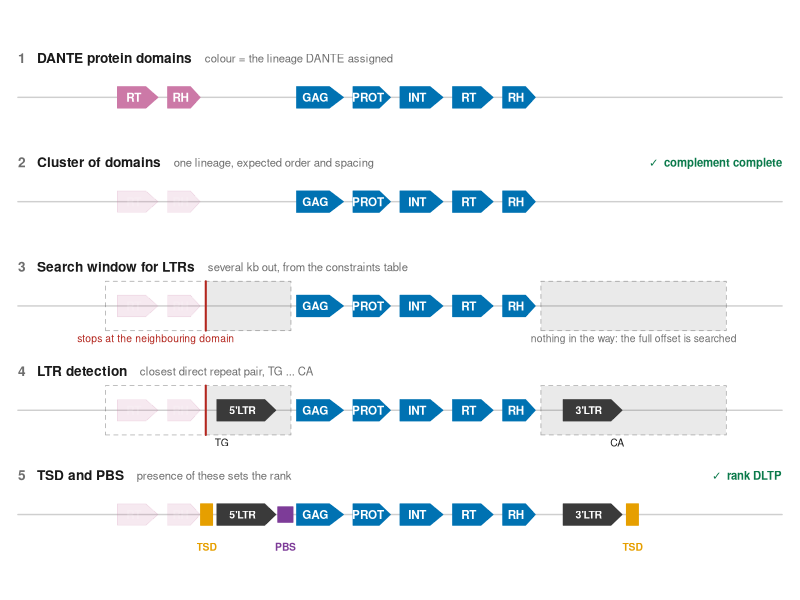
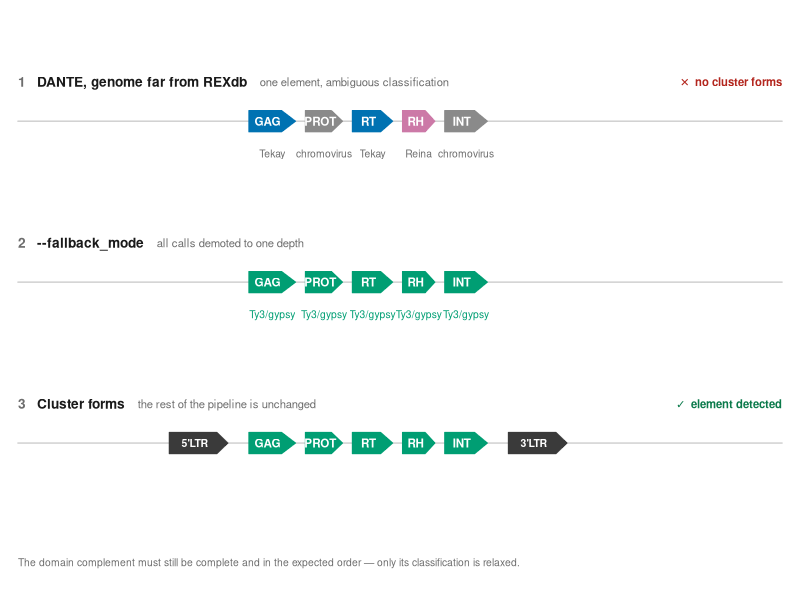
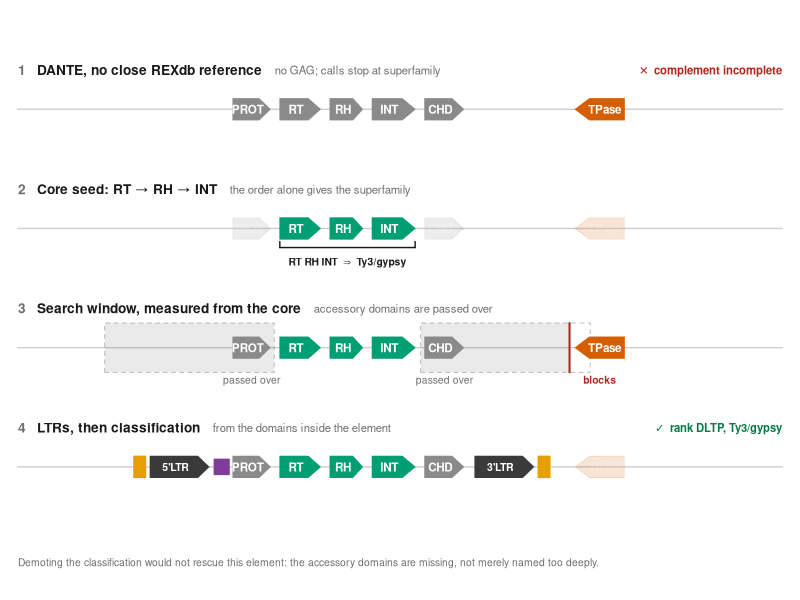

These charts were generated, in order, by the following R code:
#!/usr/bin/env Rscript
# make_readme_figures.R -- generate the three detection-mode diagrams used in
# README.md.  Base R graphics only, so it needs nothing beyond the runtime
# dante_ltr already depends on.
#
#   utils/make_readme_figures.R [output_dir]     (default: repository root)
#
# Produces:
#   dante_ltr_workflow.png    the default lineage-keyed pipeline (Principle)
#   dante_ltr_fallback.png    what --fallback_mode changes
#   dante_ltr_core.png        what --mode core changes
#
# The three share one visual vocabulary -- same domain glyph, same colours,
# same stage layout -- so a reader moving between README sections can compare
# them directly.
#
# Sizing: these are read inside a GitHub README column, roughly 900 px wide,
# so they are drawn at 2x that and every text size is chosen to stay legible
# after the browser halves them.  The stage caption sits *above* its track
# rather than in a left-hand gutter, which hands the genome track the full
# width -- the gutter was costing a fifth of the figure and shrinking every
# glyph with it.
#
# Domain orders follow databases/lineage_domain_order.csv:
#   Ty1/copia          GAG PROT INT RT RH
#   Ty3/gypsy chromo   GAG PROT RT RH INT CHD

args <- commandArgs(trailingOnly = TRUE)
OUTDIR <- if (length(args) >= 1) args[1] else "."

# --- palette --------------------------------------------------------------
# Okabe-Ito, which stays distinguishable under the common forms of colour
# blindness.  Classification colours and structural-feature colours are kept
# disjoint so that a colour never means two things.
COL <- list(
  lin1    = "#0072B2",  # blue            a REXdb lineage
  lin2    = "#56B4E9",  # sky blue        another lineage
  lin3    = "#D55E00",  # vermillion      another lineage
  lin4    = "#CC79A7",  # reddish purple  another lineage
  sfam    = "#009E73",  # bluish green    superfamily-level call
  shallow = "#8A8A8A",  # grey            not resolved to lineage depth
  ltr     = "#3A3A3A",  # structural: long terminal repeat
  tsd     = "#E69F00",  # structural: target site duplication
  pbs     = "#7D3C98",  # structural: primer binding site
  rule    = "#CFCFCF",  # genome line
  ink     = "#1A1A1A",
  muted   = "#6E6E6E",
  ok      = "#0B7A4B",
  no      = "#B3261E"
)

FADE <- 0.16   # opacity of context that is not being acted on

# --- geometry -------------------------------------------------------------
TRACK_X <- 2      # the track now spans essentially the whole figure
TRACK_W <- 96
DH      <- 3.6    # domain glyph height
LAB_DY  <- 6.6    # caption sits this far above its track
NOTE_DY <- 5.4    # annotations sit this far below it

CEX_TITLE <- 0.82
CEX_SUB   <- 0.68
CEX_DOM   <- 0.70
CEX_NOTE  <- 0.62

# --- primitives -----------------------------------------------------------

new_panel <- function() {
  par(mar = c(0.1, 0.1, 0.1, 0.1), xaxs = "i", yaxs = "i", family = "sans")
  plot(NA, xlim = c(0, 100), ylim = c(0, 100), type = "n",
       axes = FALSE, xlab = "", ylab = "")
}

#' y centre of stage i (1 = top), for a panel of n stages.
row_y <- function(n, top, bottom) {
  if (n == 1) return((top + bottom) / 2)
  top - (seq_len(n) - 1) * (top - bottom) / (n - 1)
}

#' Caption line above a track: "n  Title  sub-label", with an optional
#' right-aligned outcome.
stage_label <- function(i, y, title, sub = NULL, verd = NULL, ok = TRUE) {
  yy <- y + LAB_DY
  num <- as.character(i)
  text(TRACK_X, yy, num, adj = c(0, 0.5), cex = CEX_TITLE, font = 2,
       col = COL$muted)
  x <- TRACK_X + strwidth(num, cex = CEX_TITLE, font = 2) + 1.4
  text(x, yy, title, adj = c(0, 0.5), cex = CEX_TITLE, font = 2,
       col = COL$ink)
  if (!is.null(sub)) {
    x <- x + strwidth(title, cex = CEX_TITLE, font = 2) + 1.6
    text(x, yy, sub, adj = c(0, 0.5), cex = CEX_SUB, col = COL$muted)
  }
  if (!is.null(verd)) {
    text(TRACK_X + TRACK_W, yy,
         paste0(if (ok) "✓  " else "✕  ", verd),
         adj = c(1, 0.5), cex = CEX_SUB, col = if (ok) COL$ok else COL$no,
         font = 2)
  }
}

genome_line <- function(y, x0 = TRACK_X, x1 = TRACK_X + TRACK_W) {
  segments(x0, y, x1, y, col = COL$rule, lwd = 1.4)
}

#' Readable label colour for a given fill.
ink_on <- function(col) {
  v <- col2rgb(col) / 255
  lum <- 0.2126 * v[1] + 0.7152 * v[2] + 0.0722 * v[3]
  if (lum > 0.6) "#12212B" else "#FFFFFF"
}

#' One protein domain, drawn as a chevron pointing in the strand direction.
domain <- function(x, w, y, label, col, dir = 1, alpha = 1, cex = CEX_DOM) {
  tip <- min(w * 0.30, 1.8)
  if (dir >= 0) {
    xs <- c(x, x + w - tip, x + w, x + w - tip, x)
  } else {
    xs <- c(x + w, x + tip, x, x + tip, x + w)
  }
  ys <- c(y - DH / 2, y - DH / 2, y, y + DH / 2, y + DH / 2)
  polygon(xs, ys, col = adjustcolor(col, alpha),
          border = adjustcolor(col, alpha), lwd = 0.8)
  text(x + w / 2 + (if (dir >= 0) -tip / 3 else tip / 3), y, label, cex = cex,
       col = adjustcolor(ink_on(col), alpha), font = 2)
}

#' Draw a run of domains from a data.frame(x, w, label, col, dir).
domains <- function(d, y, alpha = 1, ...) {
  for (i in seq_len(nrow(d))) {
    domain(d$x[i], d$w[i], y, d$label[i], d$col[i],
           dir = if ("dir" %in% names(d)) d$dir[i] else 1, alpha = alpha, ...)
  }
}

#' The window searched for an LTR.
#'
#' The constraints table allows the search to run several kb out from the
#' element -- `x_offset` -- but it stops at the first annotated domain in the
#' way.  Both extents are drawn: the dashed outline is what the table allows,
#' the filled part is what is actually searched, and a bar marks where a
#' domain cut it short.  Accessory domains the walk may pass lie *inside* the
#' filled part.
search_window <- function(x_inner, x_offset, y, x_block = NULL) {
  h <- DH * 1.15
  lo <- min(x_inner, x_offset); hi <- max(x_inner, x_offset)
  rect(lo, y - h, hi, y + h, col = NA, border = adjustcolor(COL$ltr, 0.40),
       lty = 2, lwd = 0.8)
  if (is.null(x_block)) {
    slo <- lo; shi <- hi
  } else if (x_offset < x_inner) {
    slo <- x_block; shi <- x_inner
  } else {
    slo <- x_inner; shi <- x_block
  }
  rect(slo, y - h, shi, y + h, col = adjustcolor(COL$ltr, 0.10), border = NA)
  if (!is.null(x_block)) {
    segments(x_block, y - h, x_block, y + h, col = COL$no, lwd = 2.0)
  }
}

#' A long terminal repeat.
ltr <- function(x, w, y, label = NULL, alpha = 1) {
  tip <- min(w * 0.24, 1.4)
  xs <- c(x, x + w - tip, x + w, x + w - tip, x)
  ys <- c(y - DH / 2, y - DH / 2, y, y + DH / 2, y + DH / 2)
  polygon(xs, ys, col = adjustcolor(COL$ltr, alpha),
          border = adjustcolor(COL$ltr, alpha), lwd = 0.8)
  if (!is.null(label)) {
    text(x + w / 2 - tip / 3, y, label, cex = CEX_DOM * 0.9,
         col = adjustcolor("white", alpha), font = 2)
  }
}

tsd_mark <- function(x, y, w = 1.5) {
  rect(x - w / 2, y - DH / 2, x + w / 2, y + DH / 2,
       col = COL$tsd, border = COL$tsd)
}

pbs_mark <- function(x, y, w = 1.9) {
  rect(x - w / 2, y - DH / 2 * 0.72, x + w / 2, y + DH / 2 * 0.72,
       col = COL$pbs, border = COL$pbs)
}

note <- function(x, y, text, cex = CEX_NOTE, col = COL$muted,
                 adj = c(0.5, 0.5), font = 1) {
  text(x, y, text, cex = cex, col = col, adj = adj, font = font)
}

#' Bracket under a span, used to mark the core triplet.
brace <- function(x0, x1, y, label, col = COL$ink) {
  yy <- y - DH / 2 - 1.4
  segments(x0, yy, x1, yy, col = col, lwd = 1.4)
  segments(c(x0, x1), yy, c(x0, x1), yy + 1.0, col = col, lwd = 1.4)
  text((x0 + x1) / 2, yy - 2.6, label, cex = CEX_NOTE, col = col, font = 2)
}

open_png <- function(file, width_px, height_px, res = 170) {
  png(file.path(OUTDIR, file), width = width_px, height = height_px,
      res = res, type = "cairo", bg = "white")
}

#' Lay a run of domains out left to right from x0.
run <- function(x0, labels, widths, col, gap = 1.2, dir = 1) {
  xs <- numeric(length(widths))
  xs[1] <- x0
  for (i in seq_along(widths)[-1]) xs[i] <- xs[i - 1] + widths[i - 1] + gap
  data.frame(x = xs, w = widths, label = labels, col = col, dir = dir,
             stringsAsFactors = FALSE)
}

W_GAG <- 5.9; W_PROT <- 4.7; W_INT <- 5.4; W_RT <- 5.1; W_RH <- 4.1
W_CHD <- 4.9; W_LTR <- 7.4


# =========================================================================
# Figure 1 -- the default, lineage-keyed pipeline
# =========================================================================
fig_workflow <- function() {
  open_png("dante_ltr_workflow.png", 1800, 900)
  new_panel()

  ys <- row_y(5, top = 84, bottom = 14)

  h <- run(37, c("GAG", "PROT", "INT", "RT", "RH"),
           c(W_GAG, W_PROT, W_INT, W_RT, W_RH), COL$lin1)
  hx0 <- min(h$x); hx1 <- max(h$x + h$w)              # 37 .. 66.8
  nb <- run(14.5, c("RT", "RH"), c(W_RT, W_RH), COL$lin4)
  nb_end <- max(nb$x + nb$w)                          # 24.9

  w5_off <- hx0 - 24; w5_in <- hx0 - 0.7; w5_block <- nb_end + 0.7
  w3_in  <- hx1 + 0.7; w3_off <- hx1 + 24

  x_ltr5 <- 27.0; x_ltr3 <- 70.5

  # 1 -- DANTE input
  stage_label(1, ys[1], "DANTE protein domains",
              "colour = the lineage DANTE assigned")
  genome_line(ys[1]); domains(nb, ys[1]); domains(h, ys[1])

  # 2 -- cluster
  stage_label(2, ys[2], "Cluster of domains",
              "one lineage, expected order and spacing",
              verd = "complement complete", ok = TRUE)
  genome_line(ys[2]); domains(nb, ys[2], alpha = FADE); domains(h, ys[2])

  # 3 -- search window
  stage_label(3, ys[3], "Search window for LTRs",
              "several kb out, from the constraints table")
  genome_line(ys[3])
  search_window(w5_in, w5_off, ys[3], x_block = w5_block)
  search_window(w3_in, w3_off, ys[3])
  domains(nb, ys[3], alpha = FADE); domains(h, ys[3])
  note((w5_off + w5_block) / 2, ys[3] - NOTE_DY,
       "stops at the neighbouring domain", col = COL$no)
  note((w3_in + w3_off) / 2, ys[3] - NOTE_DY,
       "nothing in the way: the full offset is searched")

  # 4 -- LTRs
  stage_label(4, ys[4], "LTR detection",
              "closest direct repeat pair, TG ... CA")
  genome_line(ys[4])
  search_window(w5_in, w5_off, ys[4], x_block = w5_block)
  search_window(w3_in, w3_off, ys[4])
  ltr(x_ltr5, W_LTR, ys[4], "5'LTR"); ltr(x_ltr3, W_LTR, ys[4], "3'LTR")
  domains(nb, ys[4], alpha = FADE); domains(h, ys[4])
  note(x_ltr5 + 0.6, ys[4] - NOTE_DY, "TG", col = COL$ink)
  note(x_ltr3 + W_LTR - 0.6, ys[4] - NOTE_DY, "CA", col = COL$ink)

  # 5 -- TSD / PBS
  stage_label(5, ys[5], "TSD and PBS",
              "presence of these sets the rank",
              verd = "rank DLTP", ok = TRUE)
  genome_line(ys[5]); domains(nb, ys[5], alpha = FADE)
  ltr(x_ltr5, W_LTR, ys[5], "5'LTR"); ltr(x_ltr3, W_LTR, ys[5], "3'LTR")
  domains(h, ys[5])
  tsd_mark(x_ltr5 - 1.3, ys[5]); tsd_mark(x_ltr3 + W_LTR + 1.3, ys[5])
  pbs_mark(hx0 - 1.4, ys[5])
  note(x_ltr5 - 1.3, ys[5] - NOTE_DY, "TSD", col = COL$tsd, font = 2)
  note(x_ltr3 + W_LTR + 1.3, ys[5] - NOTE_DY, "TSD", col = COL$tsd, font = 2)
  note(hx0 - 1.4, ys[5] - NOTE_DY, "PBS", col = COL$pbs, font = 2)

  dev.off()
}


# =========================================================================
# Figure 2 -- --fallback_mode
# =========================================================================
fig_fallback <- function() {
  open_png("dante_ltr_fallback.png", 1800, 610)
  new_panel()

  ys <- row_y(3, top = 80, bottom = 26)

  # one Ty3/gypsy chromovirus element: two closely related lineages plus
  # domains DANTE could not resolve below chromovirus
  el <- run(31, c("GAG", "PROT", "RT", "RH", "INT"),
            c(W_GAG, W_PROT, W_RT, W_RH, W_INT), COL$lin1)
  el$col <- c(COL$lin1, COL$shallow, COL$lin1, COL$lin4, COL$shallow)
  calls  <- c("Tekay", "chromovirus", "Tekay", "Reina", "chromovirus")
  x_mid  <- el$x + el$w / 2
  ex0 <- min(el$x); ex1 <- max(el$x + el$w)

  # 1 -- the problem
  stage_label(1, ys[1], "DANTE, genome far from REXdb",
              "one element, ambiguous classification",
              verd = "no cluster forms", ok = FALSE)
  genome_line(ys[1]); domains(el, ys[1])
  for (i in seq_len(nrow(el))) note(x_mid[i], ys[1] - NOTE_DY, calls[i])

  # 2 -- demotion
  stage_label(2, ys[2], "--fallback_mode",
              "all calls demoted to one depth")
  genome_line(ys[2])
  el2 <- el; el2$col <- COL$sfam
  domains(el2, ys[2])
  for (i in seq_len(nrow(el))) {
    note(x_mid[i], ys[2] - NOTE_DY, "Ty3/gypsy", col = COL$sfam)
  }

  # 3 -- cluster forms, pipeline continues
  stage_label(3, ys[3], "Cluster forms",
              "the rest of the pipeline is unchanged",
              verd = "element detected", ok = TRUE)
  genome_line(ys[3]); domains(el2, ys[3])
  ltr(ex0 - W_LTR - 2.6, W_LTR, ys[3], "5'LTR")
  ltr(ex1 + 2.6, W_LTR, ys[3], "3'LTR")

  note(TRACK_X, 6, paste("The domain complement must still be complete and",
                         "in the expected order — only its classification",
                         "is relaxed."), adj = c(0, 0.5))

  dev.off()
}


# =========================================================================
# Figure 3 -- --mode core
# =========================================================================
fig_core <- function() {
  open_png("dante_ltr_core.png", 1800, 790)
  new_panel()

  ys <- row_y(4, top = 82, bottom = 22)

  # a chromovirus with no detectable GAG and no call below superfamily
  el <- run(29, c("PROT", "RT", "RH", "INT", "CHD"),
            c(W_PROT, W_RT, W_RH, W_INT, W_CHD), COL$shallow)
  core_i <- 2:4
  cx0 <- min(el$x[core_i]); cx1 <- max(el$x[core_i] + el$w[core_i])
  blocker <- data.frame(x = 72.0, w = 6.2, label = "TPase", col = COL$lin3,
                        dir = -1, stringsAsFactors = FALSE)

  # the window runs out from the *core*, and is free to pass over the
  # accessory domains on the way
  w5_off <- cx0 - 22; w5_in <- cx0 - 0.7
  w3_in  <- cx1 + 0.7; w3_off <- cx1 + 22; w3_block <- blocker$x - 0.7

  el2 <- el; el2$col[core_i] <- COL$sfam

  # 1 -- the problem
  stage_label(1, ys[1], "DANTE, no close REXdb reference",
              "no GAG; calls stop at superfamily",
              verd = "complement incomplete", ok = FALSE)
  genome_line(ys[1]); domains(el, ys[1]); domains(blocker, ys[1])

  # 2 -- core seed
  stage_label(2, ys[2], "Core seed: RT → RH → INT",
              "the order alone gives the superfamily")
  genome_line(ys[2])
  domains(el, ys[2], alpha = FADE); domains(blocker, ys[2], alpha = FADE)
  domains(el2[core_i, ], ys[2])
  brace(cx0, cx1, ys[2], "RT RH INT  ⇒  Ty3/gypsy")

  # 3 -- outward walk
  stage_label(3, ys[3], "Search window, measured from the core",
              "accessory domains are passed over")
  genome_line(ys[3])
  search_window(w5_in, w5_off, ys[3])
  search_window(w3_in, w3_off, ys[3], x_block = w3_block)
  domains(el2, ys[3]); domains(blocker, ys[3])
  note(el$x[1] + el$w[1] / 2, ys[3] - NOTE_DY, "passed over")
  note(el$x[5] + el$w[5] / 2, ys[3] - NOTE_DY, "passed over")
  note(blocker$x + blocker$w / 2, ys[3] - NOTE_DY, "blocks", col = COL$no,
       font = 2)

  # 4 -- outcome
  stage_label(4, ys[4], "LTRs, then classification",
              "from the domains inside the element",
              verd = "rank DLTP, Ty3/gypsy", ok = TRUE)
  genome_line(ys[4]); domains(blocker, ys[4], alpha = FADE)
  x_ltr5 <- el$x[1] - W_LTR - 3.0
  x_ltr3 <- max(el$x + el$w) + 1.4
  ltr(x_ltr5, W_LTR, ys[4], "5'LTR"); ltr(x_ltr3, W_LTR, ys[4], "3'LTR")
  domains(el2, ys[4])
  tsd_mark(x_ltr5 - 1.3, ys[4]); tsd_mark(x_ltr3 + W_LTR + 1.3, ys[4])
  pbs_mark(el$x[1] - 1.4, ys[4])

  note(TRACK_X, 6, paste("Demoting the classification would not rescue this",
                         "element: the accessory domains are missing, not",
                         "merely named too deeply."), adj = c(0, 0.5))

  dev.off()
}

fig_workflow()
fig_fallback()
fig_core()
cat("figures written to ", normalizePath(OUTDIR), "\n", sep = "")
